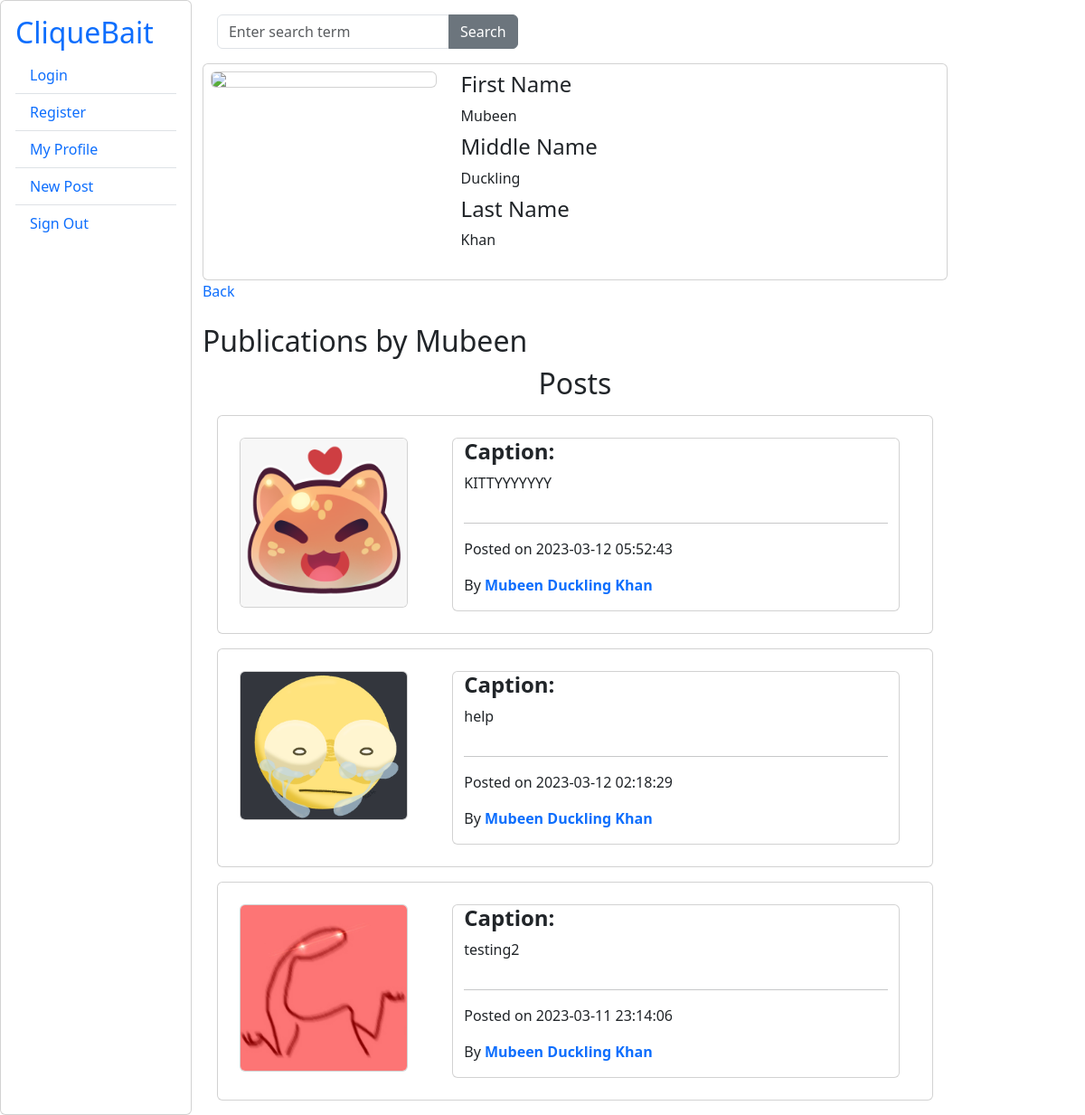
/Profile/details/1, run on the app's committed database.
### tables this page shows
CREATE TABLE `profile` (
  `user_id` int(11) NOT NULL,
  `first_name` varchar(50) NOT NULL,
  `middle_name` varchar(50) NOT NULL,
  `last_name` varchar(50) NOT NULL,
  `picture` varchar(128) NOT NULL
);

CREATE TABLE `publication` (
  `publication_id` int(11) NOT NULL,
  `profile_id` int(11) NOT NULL,
  `picture` varchar(128) NOT NULL,
  `caption` text NOT NULL,
  `timestamp` timestamp NOT NULL DEFAULT current_timestamp() ON UPDATE current_timestamp()
);

### app/core/Controller.php (called while the page is built, shortened)
<?php
class Controller{
	function view($name, $data = []){
		include('app/views/' . $name . '.php');
	}
}

### app/controllers/Profile.php (called while the page is built, shortened)
<?php
class Profile extends \app\core\Controller{
	public function details($user_id){
		$profile = new \app\models\Profile();
		$profile = $profile->getByUserId($user_id);
		$this->view('Profile/details', $profile);
	}
}

### app/core/App.php (called while the page is built, shortened)
<?php
class App
{
	function __construct()
	{
		$request = $this->parseURL($_GET['url'] ?? '');
		$method = 'index';
		if(file_exists('app/controllers/' . $request[0] . '.php'))
		{
			unset($request[0]);
		}
		$controller = new $controller;
		if(isset($request[1]) && method_exists($controller, $request[1]))
		{
			$method = $request[1];
			unset($request[1]);
		}
		$params = array_values($request);
		call_user_func_array([$controller, $method], $params);
	}
	function parseURL($url)
	{
		return explode('/', trim($url,'/'));
	}
}

### index.php (called while the page is built, shortened)
<?php
new app\core\App;

### app/core/Model.php (called while the page is built, shortened)
<?php
class Model{
	public function __construct(){
		$host = 'localhost';
		$dbname = 'cliquebait';
		$user = 'root';
		$pass = '';
		try {
			$this->connection = new \PDO("mysql:host=$host;dbname=$dbname", $user, $pass);
		}
		catch(PDOException $e) {
		 	echo $e->getMessage();
		}
	}
}

### app/models/Profile.php (called while the page is built, shortened)
<?php
class Profile extends \app\core\Model{
	public $user_id;
	public function getByUserId($user_id){
		$SQL = "SELECT * FROM profile WHERE user_id=:user_id";
		$STH = $this->connection->prepare($SQL);
		$STH->execute( ['user_id' => $user_id] );
		$STH->setFetchMode(\PDO::FETCH_CLASS,'app\\models\\Profile');
		return $STH->fetch();
	}
	public function getPublications($user_id){
		$SQL = "SELECT * FROM publication WHERE profile_id=:profile_id ORDER BY `timestamp` DESC";
		$STH = $this->connection->prepare($SQL);
		$STH->execute(['profile_id'=>$this->user_id]);
		$STH->setFetchMode(\PDO::FETCH_CLASS, 'app\models\Publication');
		return $STH->fetchAll();
	}
}

### app/views/Publication/partial.php (the view, shortened to what this page needs)
<div class="card p-2 m-3" >
	<?php
		$profile = new \app\models\Profile();
		$profile = $profile->getByUserId($data->profile_id);
	?>
	<div class="card-body row">
		<div class="row">
			<div class="col-md-4">
				<img class="col-sm-10 card" src="/images/<?= $data->picture ?>" style=" max-width:300px; max-height:300px;">
			</div>
			<div class="col-md-8 ml-auto card">
					<div class="">
						<h4><b>Caption: </b></h4>
						<p><?=htmlspecialchars($data->caption) ?></p>
					</div>
					<hr>
					<div class="  row" >
						<div>
							<p class=" col-sm">Posted on <?= $data->timestamp?> </p>
							<p >By
								<a href='/Profile/details/<?=$profile->user_id ?>'>
									<b>
										<?=$profile->first_name ?>
										<?=$profile->middle_name ?>
										<?=$profile->last_name ?>
									</b>
								</a>
							</p>
						</div>
					</div>
			</div>
		</div>
	</div>
</div>

### app/views/Profile/details.php (shortened to what this page needs)
<div class="card p-2 ">
	<div class="row">
		<div class="col-md-4">
			<img class="card" style="max-width:250px;" src="/images/<?=$data->picture?>">
		</div>
		<dl class="col-md-8 ml-auto ">
			<dt><h4>First Name</h4></dt>
			<dd><?=$data->first_name?></dd>
			<dt><h4>Middle Name</h4></dt>
			<dd><?=$data->middle_name?></dd>
			<dt><h4>Last Name</h4></dt>
			<dd><?=$data->last_name?></dd>
		</dl>
	</div>
</div>
<a href="/Main/index">Back</a>
<br><br>
<h2>Publications by <?=$data->first_name ?></h2>
	<h2 style="text-align: center;">Posts</h2>
		<?php
			$publications = $data->getPublications($data->user_id);
			foreach ($publications as $publication) {
				$this->view('Publication/partial', $publication);
			}
		?>

### app/views/shared/header.php (style rules this page uses)
a:link { text-decoration: none; }

### data on the page
profile: first_name "Mubeen", middle_name "Duckling", last_name "Khan"
publication: picture (picture), caption "KITTYYYYYYY", timestamp "2023-03-12 05:52:43", profile.first_name "Mubeen", profile.middle_name "Duckling", profile.last_name "Khan"
publication: picture (picture), caption "help", timestamp "2023-03-12 02:18:29", profile.first_name "Mubeen", profile.middle_name "Duckling", profile.last_name "Khan"
publication: picture (picture), caption "testing2", timestamp "2023-03-11 23:14:06", profile.first_name "Mubeen", profile.middle_name "Duckling", profile.last_name "Khan"
